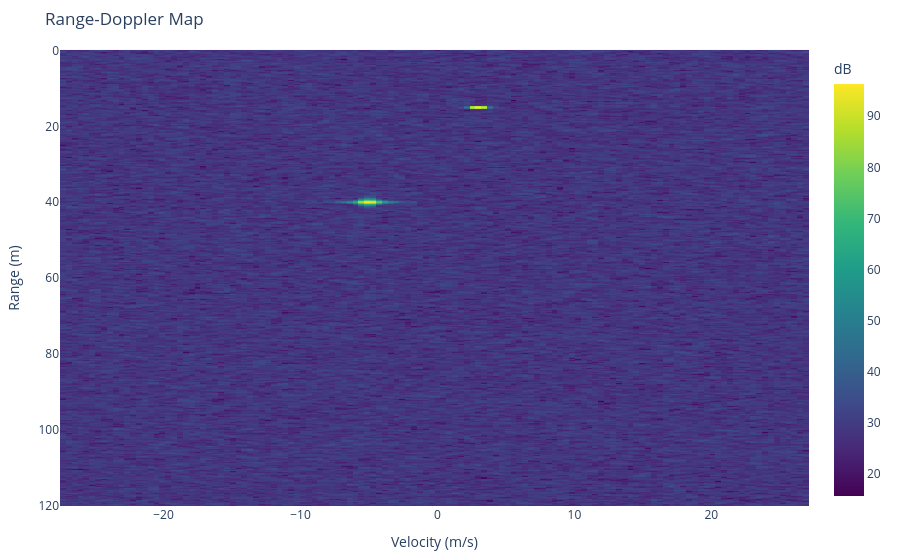

Notebook code cell kept with this figure:
### Markdown cell above
## 5. Range-Doppler FFT (2D)

### Code cell
rd_map, rd_cube = pipe.process_range_doppler(combine_rx="sum")

range_axis = pipe.range_axis()
doppler_axis = pipe.doppler_axis()

pipe.show(pipe.plotly.range_doppler(rd_map, range_axis, doppler_axis))

### Figure 1 — Plotly figure (JSON) as saved in the notebook; plotly's stock layout.template omitted (floating-point values rounded to 4 significant figures; data arrays with more than 128 entries replaced by an {"elided": "..."} marker saying what was removed)
{"data": [{"colorbar": {"title": {"text": "dB"}}, "colorscale": [[0, "#440154"], [0.1111, "#482878"], [0.2222, "#3e4989"], [0.3333, "#31688e"], [0.4444, "#26828e"], [0.5556, "#1f9e89"], [0.6667, "#35b779"], [0.7778, "#6ece58"], [0.8889, "#b5de2b"], [1, "#fde725"]], "type": "heatmap", "x": [-27.34, -26.91, -26.49, -26.06, -25.63, -25.21, -24.78, -24.35, -23.92, -23.5, -23.07, -22.64, -22.21, -21.79, -21.36, -20.93, -20.51, -20.08, -19.65, -19.22, -18.8, -18.37, -17.94, -17.52, -17.09, -16.66, -16.23, -15.81, -15.38, -14.95, -14.53, -14.1, -13.67, -13.24, -12.82, -12.39, -11.96, -11.53, -11.11, -10.68, -10.25, -9.826, -9.399, -8.971, -8.544, -8.117, -7.69, -7.263, -6.835, -6.408, -5.981, -5.554, -5.127, -4.699, -4.272, -3.845, -3.418, -2.99, -2.563, -2.136, -1.709, -1.282, -0.8544, -0.4272, 0.0, 0.4272, 0.8544, 1.282, 1.709, 2.136, 2.563, 2.99, 3.418, 3.845, 4.272, 4.699, 5.127, 5.554, 5.981, 6.408, 6.835, 7.263, 7.69, 8.117, 8.544, 8.971, 9.399, 9.826, 10.25, 10.68, 11.11, 11.53, 11.96, 12.39, 12.82, 13.24, 13.67, 14.1, 14.53, 14.95, 15.38, 15.81, 16.23, 16.66, 17.09, 17.52, 17.94, 18.37, 18.8, 19.22, 19.65, 20.08, 20.51, 20.93, 21.36, 21.79, 22.21, 22.64, 23.07, 23.5, 23.92, 24.35, 24.78, 25.21, 25.63, 26.06, 26.49, 26.91], "y": {"elided": "513 float values"}, "z": {"elided": "513x128 float values"}}], "layout": {"margin": {"b": 50, "l": 60, "r": 30, "t": 50}, "title": {"text": "Range-Doppler Map"}, "xaxis": {"title": {"text": "Velocity (m/s)"}}, "yaxis": {"autorange": "reversed", "title": {"text": "Range (m)"}}}}
